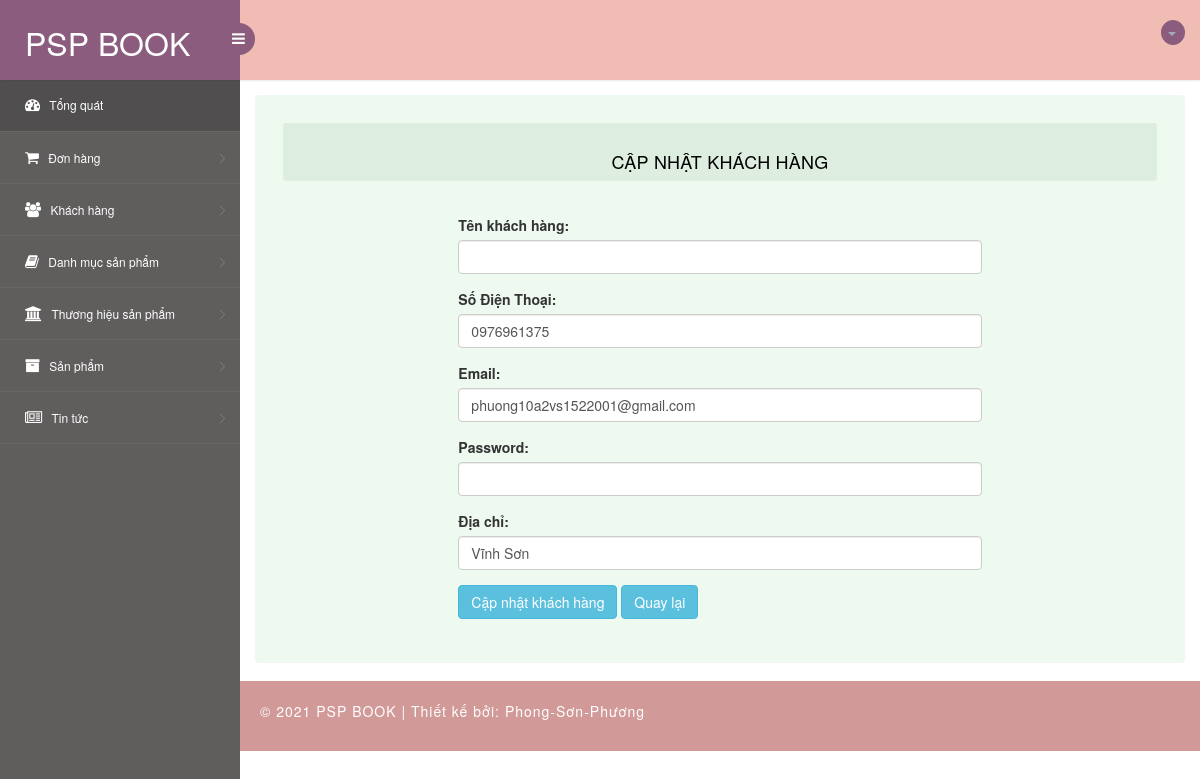
The app's page /Admin/suauser.php?suauser_id=37 with its own data.
### tables this page shows
CREATE TABLE `tbl_khachhang` (
  `khachhang_id` int(11) NOT NULL,
  `name` varchar(100) NOT NULL,
  `phone` varchar(50) NOT NULL,
  `address` varchar(200) NOT NULL,
  `note` text NOT NULL,
  `email` varchar(150) NOT NULL,
  `password` varchar(100) NOT NULL,
  `giaohang` int(11) NOT NULL
);

### Admin/suauser.php (the view, shortened to what this page needs)
<?php
include('../database/connectdb.php');
?>
<?php
if(isset($_GET['suauser_id']))
{
    $sql_query =mysqli_query($con, "SELECT * FROM tbl_khachhang WHERE khachhang_id=".$_GET['suauser_id']);
    $sql_kq = mysqli_fetch_array($sql_query);
}
        ?>
<!DOCTYPE html>
<head>
<link rel="stylesheet" href="css/bootstrap.min.css" >
<link href="css/style.css" rel='stylesheet' type='text/css' />
<link href="css/style-responsive.css" rel="stylesheet"/>
<link href="css/bootstrap.min.css" rel="stylesheet" type="text/css" media="all"/>
<link rel="stylesheet" href="css/font.css" type="text/css"/>
<link href="css/font-awesome.css" rel="stylesheet">
<link rel="stylesheet" href="css/morris.css" type="text/css"/>
<link rel="stylesheet" href="css/monthly.css">
</head>
<body>
<?php
include('include/header.php') ;
include('include/aside.php') ;
?>
<section id="main-content">
	<section class="wrapper">
        <div class="form-w3layouts">
            <div class="row">
                <div class="col-lg-12">
                    <section class="panel">
                        <header class="panel-heading">Cập nhật khách hàng</header>
                    </section>
                    <div class="panel-body">
                        <div class="position-center">
                            <form role="form" action="#" method="POST">
                                <div class="form-group">
                                    <label for="exampleInputEmail1">Tên khách hàng:</label>
                                    <input type="text" value="<?php echo $sql_kq['names'] ?>" class="form-control" name="user_product_name" id="exampleInputEmail1" placeholder="tên khách hàng">
                                </div>
                                <div class="form-group">
                                    <label for="exampleInputEmail1">Số Điện Thoại:</label>
                                    <input type="text" value="<?php echo $sql_kq['phone'] ?>" class="form-control" name="user_product_name" id="exampleInputEmail1" placeholder="số điện thoại">
                                </div>
                                <div class="form-group">
                                    <label for="exampleInputEmail1">Email:</label>
                                    <input type="text" value="<?php echo $sql_kq['email'] ?>" class="form-control" name="user_product_name" id="exampleInputEmail1" placeholder="email">
                                </div>
                                <div class="form-group">
                                    <label for="exampleInputEmail1">Password:</label>
                                    <input type="text" value="<?php echo $sql_kq['passwords'] ?>" class="form-control" name="user_product_name" id="exampleInputEmail1" placeholder="password">
                                </div>
                                <div class="form-group">
                                    <label for="exampleInputEmail1">Địa chỉ:</label>
                                    <input type="text" value="<?php echo $sql_kq['address'] ?>" class="form-control" name="user_product_name" id="exampleInputEmail1" placeholder="địa chỉ">
                                </div>
                                <button type="submit" name="update_user" class="btn btn-info">Cập nhật khách hàng</button>
                                <button type="submit" name="btn-thoat" class="btn btn-info">Quay lại</button>
                            </form>
                        </div>
                    </div>
                </div>
            </div>
        </div>
</section>
<div class="footer">
    <div class="wthree-copyright">
        <p>© 2021 PSP BOOK | Thiết kế bởi: Phong-Sơn-Phương</p>
    </div>
</div>
</section>
</body>
</html>

### Admin/css/style.css (style rules this page uses)
p { margin: 0; }
html, body { font-family: 'Roboto', sans-serif; font-size: 100%; overflow-x: hidden; background: url(../images/bg.jpg) no-repeat 0px 0px; background-size:cover; }
p { margin:0; }
ul,label { margin:0; padding:0; }
#main-content { margin-left:240px; -webkit-transition:all .3s ease-in-out; -moz-transition:all .3s ease-in-out; -o-transition:all .3s ease-in-out; transition:all .3s ease-in-out; }
.footer { background: #d19a98; padding: 20px; }
.footer p { color: #fff; letter-spacing: 1px; }
.wrapper { display:inline-block; margin-top:80px; padding:15px; width:100%; }
.position-center { width:62%; margin: 0 auto; }
.panel-heading { position: relative; height: 57px; line-height: 57px; letter-spacing: 0.2px; color: #000; font-size: 18px; font-weight: 400; padding: 0 16px; background:#ddede0; border-top-right-radius: 2px; border-top-left-radius: 2px; text-transform: uppercase; text-align: center; }
.panel { border: none ! important; }
.form-w3layouts { background: #eef9f0; padding: 2em; border-radius: 4px; -webkit-box-shadow: 0 1px 1px rgba(0,0,0,.05); box-shadow: 0 1px 1px rgba(0,0,0,.05); }

### records on screen
tbl_khachhang: user_product_name "0976961375", user_product_name "phuong10a2vs1522001@gmail.com", user_product_name "Vĩnh Sơn"
